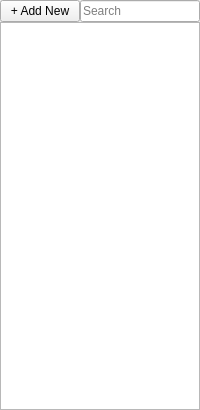
<?xml version="1.0" encoding="UTF-8"?>
<ui version="4.0">
 <class>SMyBlueprint</class>
 <widget class="QWidget" name="SMyBlueprint">
  <property name="geometry">
   <rect>
    <x>0</x>
    <y>0</y>
    <width>200</width>
    <height>410</height>
   </rect>
  </property>
  <property name="sizePolicy">
   <sizepolicy hsizetype="Minimum" vsizetype="Expanding">
    <horstretch>0</horstretch>
    <verstretch>0</verstretch>
   </sizepolicy>
  </property>
  <property name="minimumSize">
   <size>
    <width>200</width>
    <height>100</height>
   </size>
  </property>
  <property name="windowTitle">
   <string>SMyBlueprint</string>
  </property>
  <layout class="QVBoxLayout" name="verticalLayout">
   <property name="spacing">
    <number>0</number>
   </property>
   <property name="leftMargin">
    <number>0</number>
   </property>
   <property name="topMargin">
    <number>0</number>
   </property>
   <property name="rightMargin">
    <number>0</number>
   </property>
   <property name="bottomMargin">
    <number>0</number>
   </property>
   <item>
    <layout class="QHBoxLayout" name="horizontalLayout">
     <property name="spacing">
      <number>0</number>
     </property>
     <property name="leftMargin">
      <number>0</number>
     </property>
     <property name="topMargin">
      <number>0</number>
     </property>
     <property name="rightMargin">
      <number>0</number>
     </property>
     <property name="bottomMargin">
      <number>0</number>
     </property>
     <item>
      <widget class="QPushButton" name="pushButton">
       <property name="text">
        <string>+ Add New</string>
       </property>
      </widget>
     </item>
     <item>
      <widget class="QLineEdit" name="lineEdit">
       <property name="sizePolicy">
        <sizepolicy hsizetype="MinimumExpanding" vsizetype="Fixed">
         <horstretch>0</horstretch>
         <verstretch>0</verstretch>
        </sizepolicy>
       </property>
       <property name="inputMask">
        <string/>
       </property>
       <property name="placeholderText">
        <string>Search</string>
       </property>
      </widget>
     </item>
    </layout>
   </item>
   <item>
    <widget class="QListWidget" name="listWidget">
     <property name="sizePolicy">
      <sizepolicy hsizetype="Preferred" vsizetype="Expanding">
       <horstretch>0</horstretch>
       <verstretch>0</verstretch>
      </sizepolicy>
     </property>
    </widget>
   </item>
  </layout>
 </widget>
 <layoutdefault spacing="6" margin="11"/>
 <resources/>
 <connections/>
</ui>
